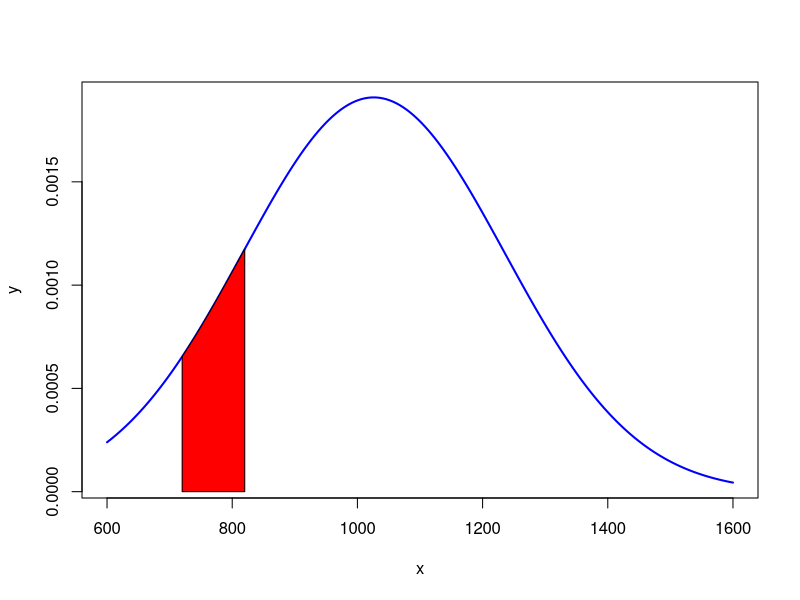

Write R code to recreate this figure.
#Normal distribution calculation with range.
x <- seq(600,1600,length= 200)
y <- dnorm(x, mean = 1026, sd= 209)
plot(x,y, type = "l",lwd = 2 ,col="blue")
x <- seq(720,820,length= 200)
y <- dnorm(x, mean = 1026, sd= 209)
polygon(c(720,x,820),c(0,y,0),col="red")
